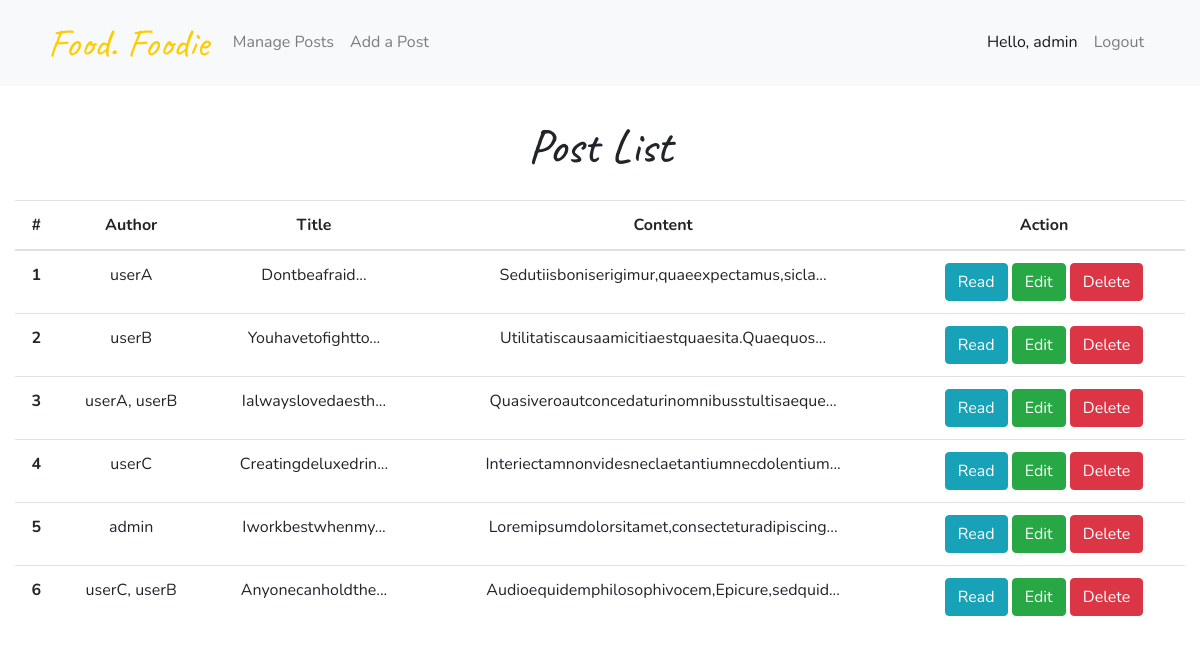
Screenshot of /admin/admin_manageposts.php with the database file from the repository.
### tables this page shows
CREATE TABLE `post` (
  `ID` int(11) NOT NULL,
  `title` varchar(255) NOT NULL,
  `author` varchar(255) NOT NULL,
  `content` varchar(255) NOT NULL,
  `imgUrl` varchar(255) NOT NULL,
  `date_created` datetime NOT NULL DEFAULT CURRENT_TIMESTAMP
);

### admin/admin_manageposts.php (the view)
<?php
include '../admin/admin_header.php';
include '../db.php';
$sql = "SELECT * FROM post ORDER BY ID";
$results = $conn->query($sql);
if ($results->num_rows >= 1) {
    $posts = $results->fetch_all(MYSQLI_ASSOC);
}
?>
<div class="container-fluid py-3">
    <h3 class="text-center py-3" style="font-family: 'Caveat', cursive; font-size: 3rem">Post List</h3>
    <table class="table table-hover text-center">
        <thead>
            <tr>
                <th scope="col">#</th>
                <th scope="col">Author</th>
                <th scope="col">Title</th>
                <th scope="col">Content</th>
                <th scope="col">Action</th>
            </tr>
        </thead>
        <tbody>
                <?php
                foreach ($posts as $post) {
                    $content = filter_var(substr($post['content'], 0, 50), FILTER_SANITIZE_URL);
                    $title = filter_var(substr($post['title'], 0, 20), FILTER_SANITIZE_URL);
                    echo "<tr>";
                    echo "<th scope='row'>{$post['ID']}</th>";
                    echo "<td scope='row'>{$post['author']}</td>";
                    echo "<td scope='row'>{$title}...</td>";
                    echo "<td scope='row'>{$content}...</td>";
                    echo "<td>
                                <a type='button' class='btn btn-info' href='./../showpost.php?id={$post['ID']}'>Read</a>
                                <a type='button' class='btn btn-success' href='admin_edit.php?id={$post['ID']}'>Edit</a>
                                <a type='button' class='btn btn-danger' href='admin_delete.php?id={$post['ID']}'>Delete</a>
                            </td>
                        ";
                    echo "</tr>";
                }
                ?>
        </tbody>
    </table>
</div>

### admin/admin_header.php (shortened to what this page needs)
<!DOCTYPE html>
<html lang="en">
<head>
    <link rel="stylesheet" href="../style.css">
    <link rel="stylesheet" href="https://stackpath.bootstrapcdn.com/bootstrap/4.3.1/css/bootstrap.min.css">
    <link rel="stylesheet" href="https://cdnjs.cloudflare.com/ajax/libs/font-awesome/5.15.3/css/all.min.css">
</head>
<body>
    <header>
        <nav class="navbar navbar-expand-lg navbar-light bg-light px-5">
            <a class="navbar-brand" href="../index.php">Food. Foodie</a>
            <div class="collapse navbar-collapse" id="navbarSupportedContent">
                <ul class="navbar-nav mr-auto">
                    <li class="nav-item">
                        <a class="nav-link" href="admin_manageposts.php">Manage Posts</a>
                    </li>
                    <li class="nav-item">
                        <a class="nav-link" href="admin_create.php">Add a Post</a>
                    </li>
                </ul>
                <ul class="navbar-nav ml-auto">
                    <li class="nav-item">
                        <a class="nav-link active" href="admin_index.php">Hello, admin</a>
                    </li>
                    <li class="nav-item">
                        <a class="nav-link" href="../includes/logout.inc.php">Logout</a>
                    </li>
                </ul>
            </div>
        </nav>
    </header>

### style.css (style rules this page uses)
* { padding: 0; margin: 0; font-family: 'Nunito', sans-serif; box-sizing: border-box; }
h3 { font-size: 1.3rem; font-weight: 700; }
header .navbar .navbar-nav .nav-link::after { content: ""; display: block; width: 0; height: 2px; background: #2ecc71; transition: width 0.3s; }
header .navbar .navbar-brand { font-family: 'Caveat', cursive; font-size: 2.5rem; color: #fccc00; }

### rows the page displays
post: ID "1", author "userA", title "Dontbeafraid", content "Sedutiisboniserigimur,quaeexpectamus,sicla"
post: ID "2", author "userB", title "Youhavetofightto", content "Utilitatiscausaamicitiaestquaesita.Quaequos"
post: ID "3", author "userA, userB", title "Ialwayslovedaesth", content "Quasiveroautconcedaturinomnibusstultisaeque"
post: ID "4", author "userC", title "Creatingdeluxedrin", content "Interiectamnonvidesneclaetantiumnecdolentium"
post: ID "5", author "admin", title "Iworkbestwhenmy", content "Loremipsumdolorsitamet,consecteturadipiscing"
post: ID "6", author "userC, userB", title "Anyonecanholdthe", content "Audioequidemphilosophivocem,Epicure,sedquid"
